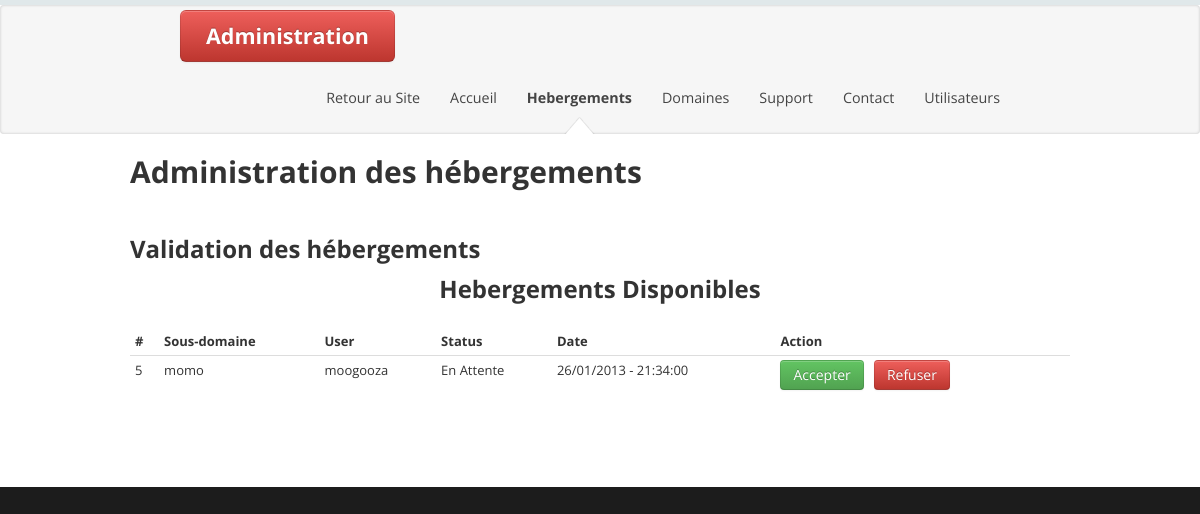
The page /admin/admin_hebergement.php?page=validation (signed in) on the database its author committed.
### tables this page shows
CREATE TABLE IF NOT EXISTS `hostime_hebergement_file` (
  `id` int(11) NOT NULL AUTO_INCREMENT,
  `validated` int(11) NOT NULL DEFAULT '-1',
  `stamp` int(11) NOT NULL,
  `userid` int(11) NOT NULL,
  `user` varchar(50) NOT NULL,
  `sousdom` varchar(50) NOT NULL,
  PRIMARY KEY (`id`)
);

### admin/admin_hebergement.php (the view, shortened to what this page needs)
<?php
$page = "accueil";
if(isset($_GET['page']))
{
	if($_GET['page'] == "validation")
	{
		$page = $_GET['page'];
	}
}
$action = "";
?>
<!DOCTYPE html>
<html class="not-ie" lang="en">
<head>
	<link href="../css/style.min.css" rel="stylesheet">
	<link href="../css/font-awesome/font-awesome.css" rel="stylesheet">
</head>
<body>
	<?
	include('header.php');
	?>
	<div id="content" class="container">
	<br />
	<h1>Administration des hébergements</h1>
	<br />
	<br />
	<?
		if($page == "validation")
		{
			echo '<h2>Validation des hébergements</h2>';
			$db = mysql_connect("localhost", DB_USERS, DB_PWD)or die('Erreur SQL de connexion !<br>'.$db.'<br>'.mysql_error());
			if($action == "")
			{
				$sql = "SELECT * FROM hostime_hebergement_file ORDER BY validated ASC";
				$req = mysql_query($sql,$db) or die('Erreur SQL !<br>'.$sql.'<br>'.mysql_error());
				echo '<table class="table table-condensed">
					<caption><h2>Hebergements Disponibles</h2><br /></caption>
					<thead>
						<tr>
						<th>#</th>
						<th>Sous-domaine</th>
						<th>User</th>
						<th>Status</th>
						<th>Date</th>
						<th>Action</th>
						</tr>
					</thead>
					<tbody>';
				while($data = mysql_fetch_assoc($req))
				{
					$state = "??";
					if($data['validated'] == -1)	$state = "En Attente";
					echo '<tr>
							<td>'.$data['id'].'</td>
							<td>'.$data['sousdom'].'</td>
							<td>'.$data['user'].'</td>
							<td>'.$state.'</td>
							<td>'.date("d/m/Y - H:i:s", $data['stamp']).'</td>
							<td>
								<a href="?page=validation&action=accept&id='.$data['id'].'" class="btn btn-success">Accepter</a> &nbsp;
								<a href="?page=validation&action=deny&id='.$data['id'].'" class="btn btn-danger">Refuser</a> &nbsp;
							</td>
						</tr>';
				}
				echo '</tbody></table>';
			}
		}
		else
		{
			echo '<a href="?page=validation" class="btn">Valider des hebergements en attente</a>';
		}
	?>
	<br />
	<br />
	<br />
	<br />
	</div>
</body>
</html>

### rows shown on the page
hostime_hebergement_file: id "5", sousdom "momo", user "moogooza", validated "En Attente", stamp "26/01/2013 - 21:34:00"
